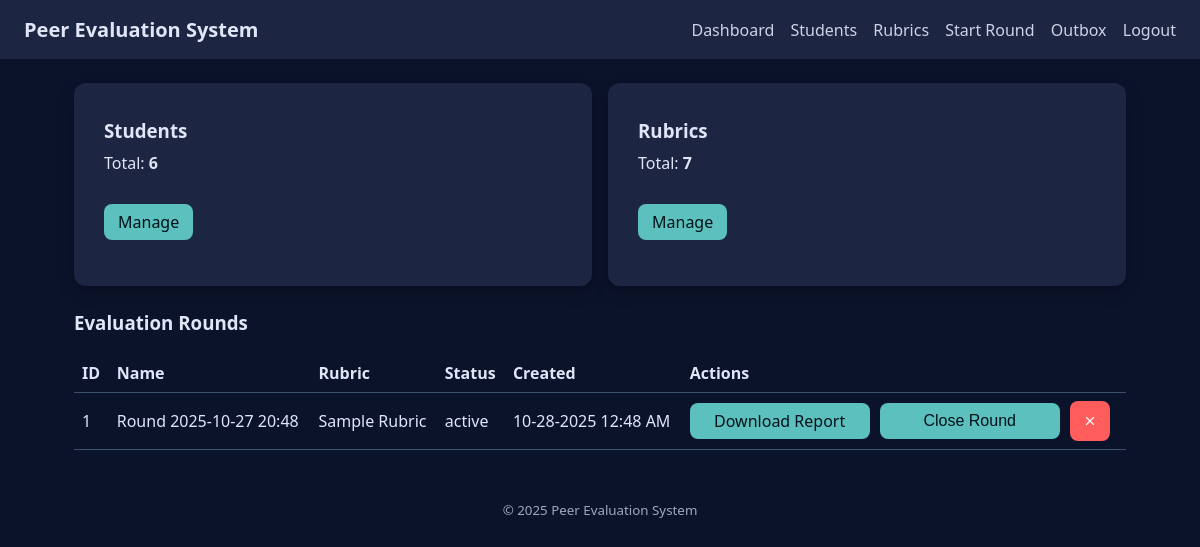
The page /dashboard (signed in) on the database its author committed.
### models.py (models this page shows)
class EvalRound(db.Model):
    id = db.Column(db.Integer, primary_key=True)
    name = db.Column(db.String(255), nullable=False)
    rubric_id = db.Column(db.Integer, db.ForeignKey("rubric.id"), nullable=False)
    created_at = db.Column(db.DateTime, default=datetime.utcnow)
    status = db.Column(db.String(50), default="draft")
    rubric = db.relationship("Rubric")

class Rubric(db.Model):
    id = db.Column(db.Integer, primary_key=True)
    name = db.Column(db.String(255), nullable=False)
    active = db.Column(db.Boolean, default=True)
    items = db.relationship("RubricItem", backref="rubric", cascade="all, delete-orphan")

### app.py (the view)
    @app.route("/dashboard")
    @login_required
    def dashboard():
        rounds = EvalRound.query.order_by(EvalRound.created_at.desc()).all()
        students_count = Student.query.count()
        rubrics = Rubric.query.all()
        return render_template("dashboard.html", rounds=rounds, students_count=students_count, rubrics=rubrics)

### templates/dashboard.html (shortened to what this page needs)
{% extends "base.html" %}
{% block content %}
<section class="grid">
  <div class="card">
    <div style="margin-bottom: -25px;">
      <h3>Students</h3>
    </div>
    <p>Total: <b>{{ students_count }}</b></p>
    <div style="margin-top: -2px;">
      <p><a class="btn" href="{{ url_for('upload_students') }}">Manage</a></p>
    </div>
  </div>
  <div class="card">
    <div style="margin-bottom: -25px;">
      <h3>Rubrics</h3>
    </div>
    <p>Total: <b>{{ rubrics|length }}</b></p>
    <div style="margin-top: -2px;">
      <p><a class="btn" href="{{ url_for('rubrics') }}">Manage</a></p>
    </div>
  </div>
</section>
<h3>Evaluation Rounds</h3>
<table class="table">
  <tr><th>ID</th><th>Name</th><th>Rubric</th><th>Status</th><th>Created</th><th>Actions</th></tr>
  {% for r in rounds %}
  <tr>
    <td>{{ r.id }}</td>
    <td>{{ r.name }}</td>
    <td>{{ r.rubric.name }}</td>
    <td>{{ r.status }}</td>
    <td>{{ r.created_at | to_local }}
    <td>
      <div class="actions-row">
        <div class="action-group">
          <a class="btn equal" href="{{ url_for('report', round_id=r.id) }}">Download Report</a>
          {% if r.status != 'closed' %}
          <form method="post" action="{{ url_for('close_round', round_id=r.id) }}" style="display:inline;">
            <button class="btn equal" type="submit">Close Round</button>
          </form>
          {% endif %}
        </div>
        <form method="post"
              action="{{ url_for('delete_round', round_id=r.id) }}"
              class="delete-form"
              onsubmit="return confirm('Delete this round and ALL its responses? This cannot be undone. Are you sure?');">
          <button class="btn icon danger" type="submit" aria-label="Delete round" title="Delete round">
          </button>
        </form>
      </div>
    </td>
  </tr>
  {% endfor %}
</table>
{% endblock %}

### static/styles.css (style rules this page uses)
:root { --bg:#0b132b; --card:#1c2541; --muted:#3a506b; --text:#e0e6f8; --accent:#5bc0be; --danger:#ff5c5c; }
* { box-sizing:border-box; }
body { margin:0; font-family:system-ui,-apple-system,Segoe UI,Roboto,Inter,Ubuntu,Arial; background:var(--bg); color:var(--text); }
.card { background:var(--card); padding:16px; padding-bottom: 30px; padding-left: 30px; padding-right: 30px; border-radius:12px; box-shadow:0 6px 16px rgba(0,0,0,0.25); display: flex; flex-direction: column; justify-content: center; }
.grid { display:grid; grid-template-columns:repeat(auto-fit,minmax(400px,1fr)); gap:16px; margin-bottom:24px; }
button,.btn { background:var(--accent); color:#001219; border:none; padding:10px 14px; border-radius:8px; cursor:pointer; text-decoration:none; display:inline-block; font-size: 16px; line-height: 1; }
.btn.danger, button.danger { background:var(--danger); color:white; }
.btn.equal { min-width: 180px; text-align: center; }
.table { width:100%; border-collapse:collapse; }
.table th, .table td { border-bottom:1px solid var(--muted); padding:8px; text-align:left; vertical-align:middle; }
.actions-row { display: flex; align-items: center; gap: 10px; }
.action-group { display: inline-flex; gap: 10px; align-items: center; }
.delete-form { display: inline-flex; align-items: center; }
.btn.icon { min-width: 40px; width: 40px; height: 40px; padding: 0; font-size: 18px; display: inline-flex; align-items: center; justify-content: center; border-radius: 8px; line-height: 0; }
.btn.icon.danger { background: var(--danger); color: #fff; }
.action-group .btn, .btn.icon { vertical-align: middle; }

### rows shown on the page
EvalRound: id "1", name "Round 2025-10-27 20:48", rubric.name "Sample Rubric", status "active", created_at|to_local "10-28-2025 12:48 AM"

### other values the page prints
{{ students_count }} "6"
{{ rubrics|length }} "7"
